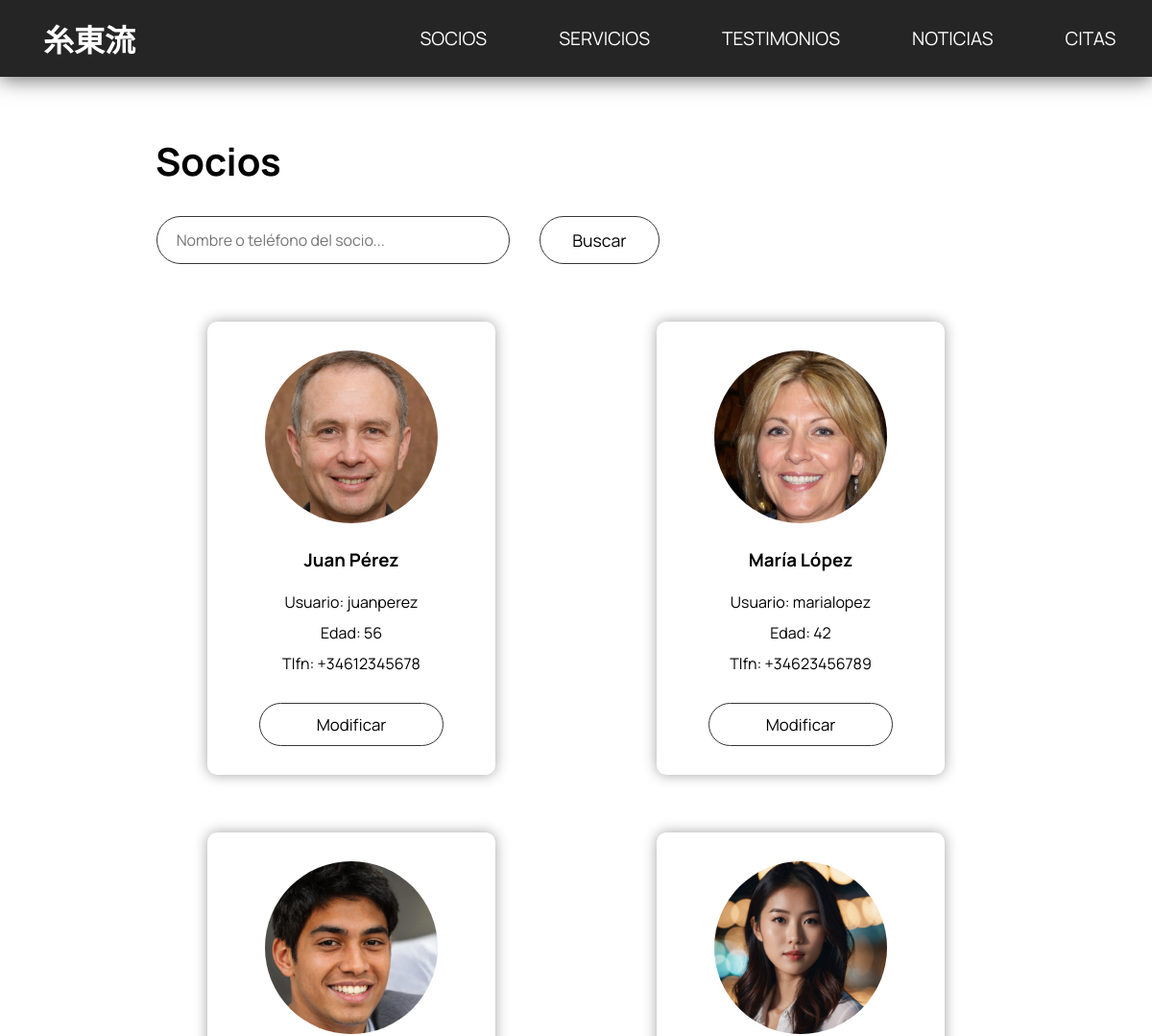
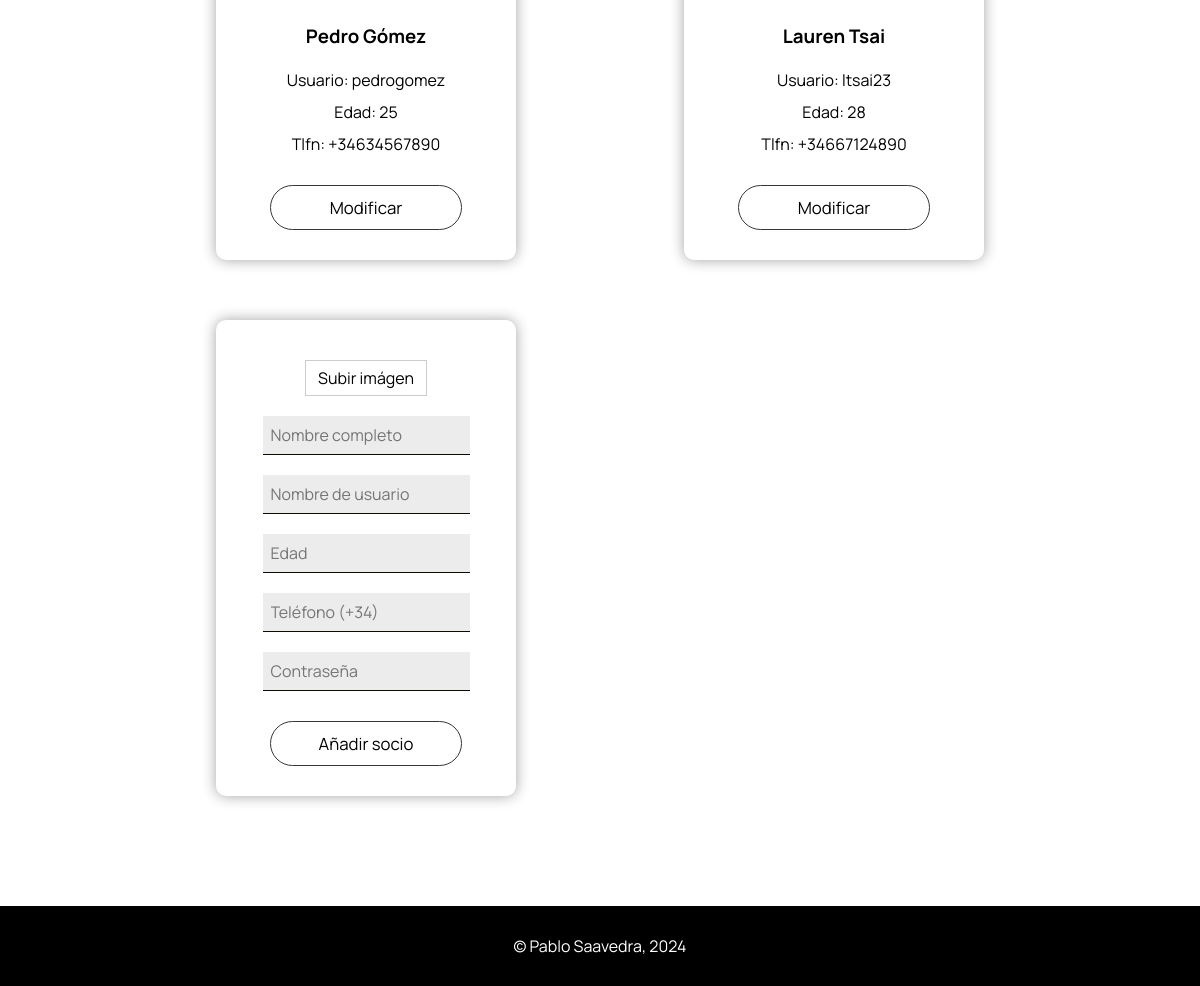
/paginas/socios/socios.php, run on the app's committed database (2 pictures, top to bottom).
### tables this page shows
CREATE TABLE socio (
    id INTEGER NOT NULL PRIMARY KEY AUTO_INCREMENT,
    nombre VARCHAR(150) NOT NULL,
    edad INTEGER NOT NULL,
    pass VARCHAR(20) NOT NULL,
    usuario VARCHAR(255) NOT NULL UNIQUE,
    telefono VARCHAR(15) NOT NULL UNIQUE,
    foto VARCHAR(255)
);

### php/funciones.php (the view, shortened to what this page needs)
<?php
    function dibujarCabecera($ruta_i, $ruta_soc, $ruta_serv, $ruta_tes, $ruta_not, $ruta_cit){
        $resultado='';
        $resultado.="
        <header>
        <h1><a href='$ruta_i'>糸東流</a></h1>
            <nav>
                <ul>
                    <li><a href='$ruta_soc'>SOCIOS</a></li>
                    <li><a href='$ruta_serv'>SERVICIOS</a></li>
                    <li><a href='$ruta_tes'>TESTIMONIOS</a></li>
                    <li><a href='$ruta_not'>NOTICIAS</a></li>
                    <li><a href='$ruta_cit'>CITAS</a></li>
                </ul>
            </nav>
        <button id='menu-btn' aria-label='Toggle menu'>&#9776;</button>
        </header>";
        return $resultado;
    }
    function imprimirSociosComp($conexion){
        $resultado='';
        $sql='SELECT id,nombre,usuario,edad,telefono,foto FROM socio';
        $consulta=$conexion->prepare($sql);
        $consulta->execute();
        $consulta->bind_result($id, $nombre, $usuario, $edad, $tlfn, $ruta_avatar);
        while($consulta->fetch()){
            $resultado.="
                <div class='tarjeta_socio'>
                    <div class='avatar'><img src='$ruta_avatar'></div>
                    <h3>$nombre</h3>
                    <p>Usuario: $usuario</p>
                    <p>Edad: $edad</p>
                    <p>Tlfn: $tlfn</p>
                    <a href='socios-mod.php?id=$id' class='boton'>Modificar</a>
                </div>
            ";
        }
        return $resultado;
    }
?>

### paginas/socios/socios.php (shortened to what this page needs)
<!DOCTYPE html>
<html lang="es">
<head>
    <link rel="stylesheet" href="../../css/style.css">
    <link rel="stylesheet" href="../../css/style_socios.css">
</head>
<body>
    <main class='principal-socios'>
        <?php
            require_once '../../php/funciones.php';
            require_once '../../php/config.php';
            $conexion=conectar($nombre_host, $nombre_usuario, $password_db, $nombre_db);
            $ruta_i="../../index.php";
            $ruta_soc="#";
            $ruta_serv="../servicios/servicios.php";
            $ruta_tes="../testimonios/testimonios.php";
            $ruta_not="../noticias/noticias.php";
            $ruta_cit="../citas/citas.php";
            echo dibujarCabecera($ruta_i, $ruta_soc, $ruta_serv, $ruta_tes, $ruta_not, $ruta_cit);
        ?>
        <section class='socios'>
            <h1>Socios</h1>
            <form action="socios-src.php" method='post' id='buscador'  name='buscar-servicios'>
                <input type="text" placeholder='Nombre o teléfono del socio...' name='texto' id='texto-buscado'>
                <button type="submit">Buscar</button>
            </form>
            <div class='contenido-socios'>
                <?php echo imprimirSociosComp($conexion); ?>
                <div class='tarjeta_socio'>
                    <form action="socios.php" method='post' enctype='multipart/form-data' id='formulario-socios'>
                        <label class="input-file-custom">
                            <input type="file" name='foto-avatar' id="campo-foto" accept="image/*">Subir imágen
                        </label>
                        <input type='text' placeholder='Nombre completo' name='nombre_comp' id="campo-nombre">
                        <input type='text' placeholder='Nombre de usuario' name='nombre_user' id="campo-usuario">
                        <input type='text' placeholder='Edad' name='edad' id="campo-edad">
                        <input type='text' placeholder='Teléfono (+34)' name='tlfn' id="campo-tlfn">
                        <input type='password' placeholder='Contraseña' name='pass' id="campo-pass">
                        <button type='submit'>Añadir socio</button>
                    </form>
                </div>
            </div>
        </section>
    </main>
    <?php
        include '../../php/footer.php';
    ?>
</body>
</html>

### php/footer.php
<footer>
    <p>&copy; Pablo Saavedra, 2024</p>
</footer>

### css/style.css (style rules this page uses)
* { margin: 0; padding: 0; box-sizing: border-box; font-family: Manrope; }
body { height: 100vh; display: flex; flex-direction: column; }
main.principal-index, main.principal-socios, main.principal-testimonios, main.principal-servicios, main.principal-noticias, main.principal-citas { flex: 1; display: flex; flex-direction: column; }
a:link, a:visited, a:hover, a:active { text-decoration: none; color: inherit; }
header { position: sticky; top: 0; z-index: 1; background-color: rgb(37, 37, 37); box-shadow: 0px 3px 20px rgb(37, 37, 37, 0.65); color: white; height: 80px; display: flex; justify-content: space-between; align-items: center; }
header>h1 { margin: 0px 40px 0px 45px; min-width: 100px; font-size: 2em; font-weight: 600; -webkit-user-drag: none; user-select: none; }
nav { width: 800px; }
nav ul { display: flex; flex-direction: row; justify-content: space-around; padding: 0; margin: 0; }
nav ul li { list-style-type: none; margin: 0px 15px 0px 15px; font-size: 1.2rem; }
nav ul li, #menu-btn, header>h1 { transition: 0.2s ease; }
footer { background-color: black; color: white; margin-top: auto; min-height: 80px; display: flex; justify-content: center; align-items: center; }
footer p { margin: 0; }
input[type=text], input[type=password] { border: 0; padding: 8px; border-bottom: 1px solid #100B00; background-color: rgb(236, 236, 236); }
input[type=text], textarea, input[type=password] { font-size: 16px; }
form#buscador { display: flex; flex-direction: row; justify-content: space-around; margin: 30px 0px 60px 0px; width: 60%; min-width: 390px; height: 50px; }
form#buscador input[type=text], form#buscador button { border-radius: 30px; padding: 10px 10px 10px 20px; border: 1px solid rgb(54, 54, 54); background-color: inherit; }
form#buscador input[type=text] { width: 70%; min-width: 280px; }
form#buscador button { font-size: 1.1em; padding-left: 10px; transition: 0.2s ease; width: 20%; max-width: 150px; min-width: 125px; margin: 0px 0px 0px 30px; }

### css/style_socios.css (style rules this page uses)
section.socios { width: 73%; align-self: center; padding: 60px 0px 60px 0px; }
section.socios { max-width: 1180px; }
section.socios>div.contenido-socios { display: grid; gap: 60px; grid-template-columns: 1fr 1fr 1fr; grid-auto-rows: auto; place-items: center; margin-bottom: 50px; }
section.socios h1 { font-size: 40px; margin-bottom: 30px; }
div.tarjeta_socio { display: flex; flex-direction: column; align-items: center; padding: 30px; width: 300px; border-radius: 10px; box-shadow: 0px 0px 14px rgba(25, 25, 25, 0.4); }
div.tarjeta_socio h3 { margin-bottom: 20px; }
div.tarjeta_socio p { margin-bottom: 10px; }
div.tarjeta_socio a.boton, button[type=submit] { border-radius: 30px; border: 1px solid rgb(54, 54, 54); width: 80%; text-align: center; background-color: inherit; color: black; font-size: 1.05em; margin-top: 20px; padding: 10px; transition: 0.3s ease; }
div.tarjeta_socio div.avatar { border-radius: 50%; overflow: hidden; width: 180px; height: 180px; margin-bottom: 25px; }
div.avatar img { width: 100%; height: 100%; object-fit: cover; object-position: center; -webkit-user-drag: none; }
div.tarjeta_socio form { display: flex; flex-direction: column; width: 100%; align-items: center; }
div.tarjeta_socio form input, div.tarjeta_socio form label { margin: 10px 0px 10px 0px; }
.input-file-custom { border: 1px solid #ccc; padding: 6px 12px; cursor: pointer; }
@media (width <= 1443px) { section.socios>div.contenido-socios { grid-template-columns: 1fr 1fr; } }

### data on the page
socio: foto (picture), nombre "Juan Pérez", usuario "juanperez", edad "56", telefono "+34612345678"
socio: foto (picture), nombre "María López", usuario "marialopez", edad "42", telefono "+34623456789"
socio: foto (picture), nombre "Pedro Gómez", usuario "pedrogomez", edad "25", telefono "+34634567890"
socio: foto (picture), nombre "Lauren Tsai", usuario "ltsai23", edad "28", telefono "+34667124890"
